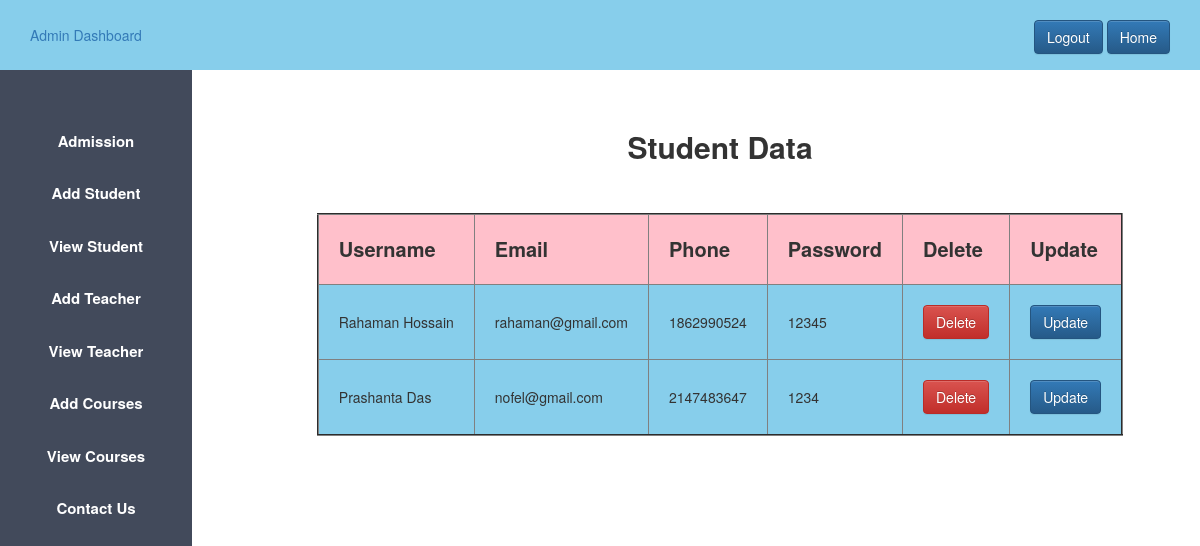
Page /view_student.php on the committed database.
### tables this page shows
CREATE TABLE `user` (
  `id` int(11) NOT NULL,
  `username` varchar(50) DEFAULT NULL,
  `phone` int(50) DEFAULT NULL,
  `email` varchar(50) DEFAULT NULL,
  `usertype` varchar(50) DEFAULT NULL,
  `password` varchar(50) DEFAULT NULL
);

### view_student.php (the view, shortened to what this page needs)
<?php
$host="localhost";
$user="root";
$password="";
$db="schoolproject";
$data=mysqli_connect($host,$user,$password,$db);
$sql="SELECT * FROM user WHERE usertype='student'";
$result=mysqli_query($data,$sql);
?>
<!DOCTYPE html>
<html lang="en">
<head>
          <?php
          include'admin_css.php';
          ?>
</head>
<body>
<?php
include'admin_sidebar.php';
?>
<div class="content">
          <center>
        <h2><b>Student Data</b></h2>
        <br><br>
        <table border="2px">
                  <tr>
                            <th class="table_th">Username</th>
                            <th class="table_th">Email</th>
                            <th class="table_th">Phone</th>
                            <th class="table_th">Password</th>
                            <th class="table_th">Delete</th>
                            <th class="table_th">Update</th>
                  </tr>
                  <?php
                  while($info=$result->fetch_assoc())
                   {
                  ?>
                  <tr>
                  <td class="table_padding">
                            <?php echo "{$info['username']}";?>
                  </td>
                  <td class="table_padding">
                           <?php echo "{$info['email']}";?>
                  </td>
                  <td class="table_padding">
                            <?php echo "{$info['phone']}";?>
                  </td>
                  <td class="table_padding">
                            <?php echo "{$info['password']}";?>
                  </td>
                  <td class="table_padding">
                            <?php echo "<a class='btn btn-danger' onCLICK=\"javascript:return confirm('Are Your Sure To Delete This');\" href='delete.php?student_id={$info['id']}'>Delete</a>";?>
                  </td>
                  <td class="table_padding">
                            <?php echo "<a class='btn btn-primary' href='update_student.php?student_id={$info['id']}'>Update</a>";?>
                  </td>
                  </tr>
                  <?php
                   }
                   ?>
        </table>
        </center>
</div>
</body>
</html>

### admin.css (style rules this page uses)
* { margin: 0px; padding: 0px; }
a,a:hover { text-decoration: none!important; }
.content { margin-left:20%; margin-top: 5%; }

### view_student.php (style rules this page uses)
.table_th { padding:20px; font-size:20px; background-color:pink; }
.table_padding { padding:20px; background-color:skyblue; }

### rows in the picture
user: username "Rahaman Hossain", email "rahaman@gmail.com", phone "1862990524", password "12345"
user: username "Prashanta Das", email "nofel@gmail.com", phone "2147483647", password "1234"
